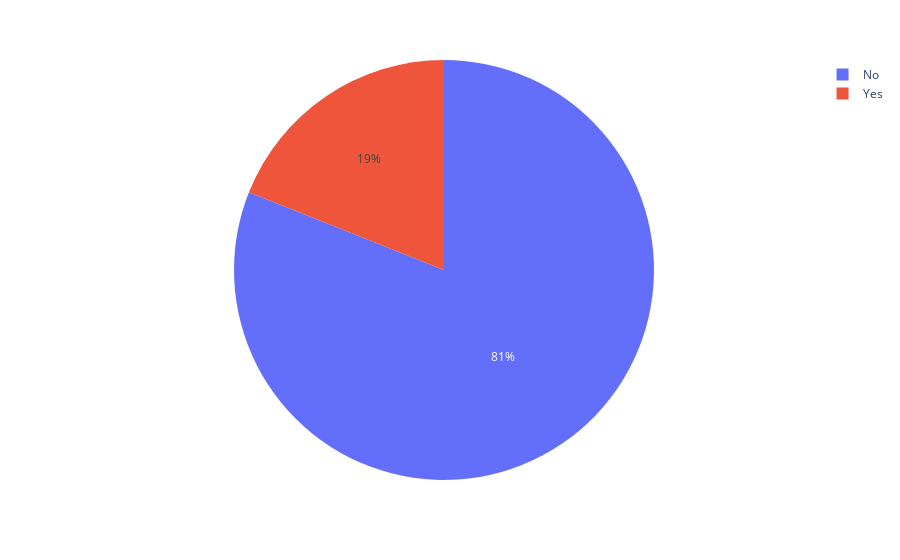

Notebook cell for this chart:
### Code cell
g = data_dsl['Churn'].value_counts().index
h = data_dsl['Churn'].value_counts().values

fig3 = px.pie(data_dsl,names=g,values=h)
fig3.show()

### Figure 1 — Plotly figure (JSON) as saved in the notebook; plotly's stock layout.template omitted (floating-point values rounded to 4 significant figures)
{"data": [{"domain": {"x": [0, 1], "y": [0, 1]}, "hovertemplate": "label=%{label}<br>value=%{value}<extra></extra>", "labels": ["No", "Yes"], "legendgroup": "", "name": "", "showlegend": true, "type": "pie", "values": [1962, 459]}], "layout": {"legend": {"tracegroupgap": 0}, "margin": {"t": 60}}}
